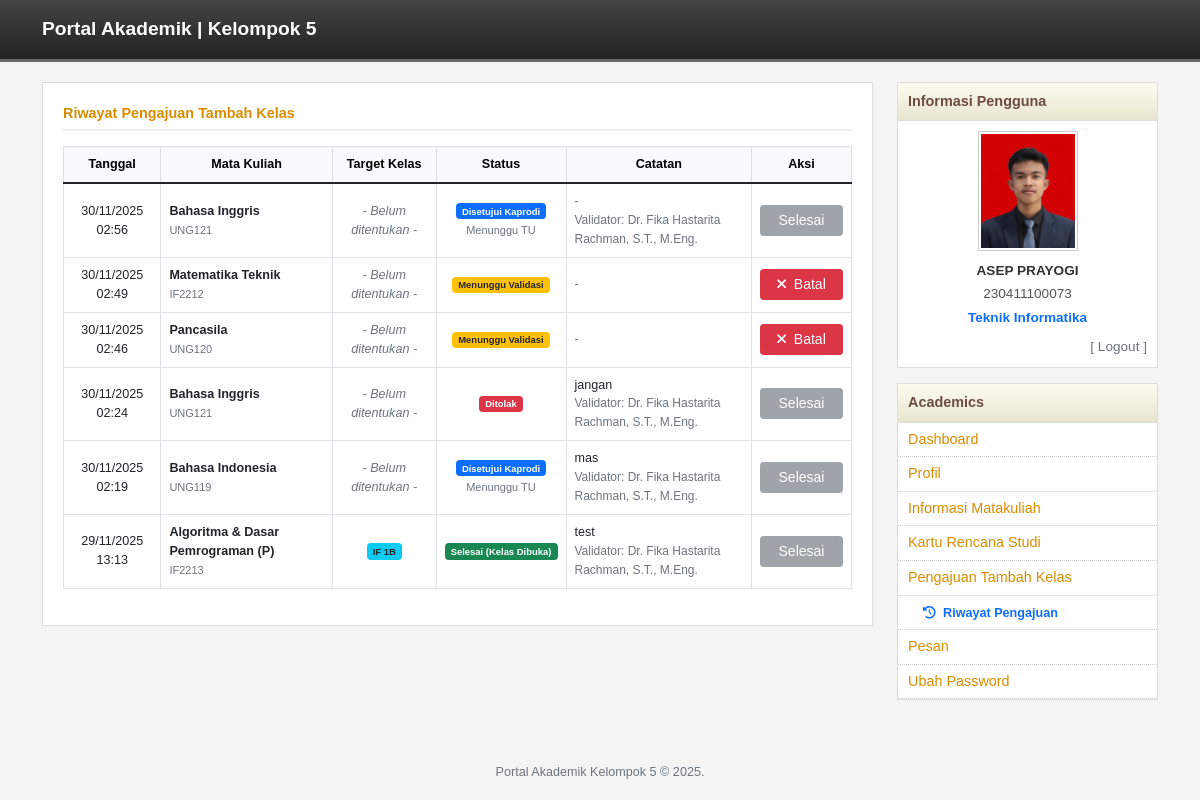
Page /mahasiswa/validasi_tambah_kelas.php (signed in) on the earlier database version.
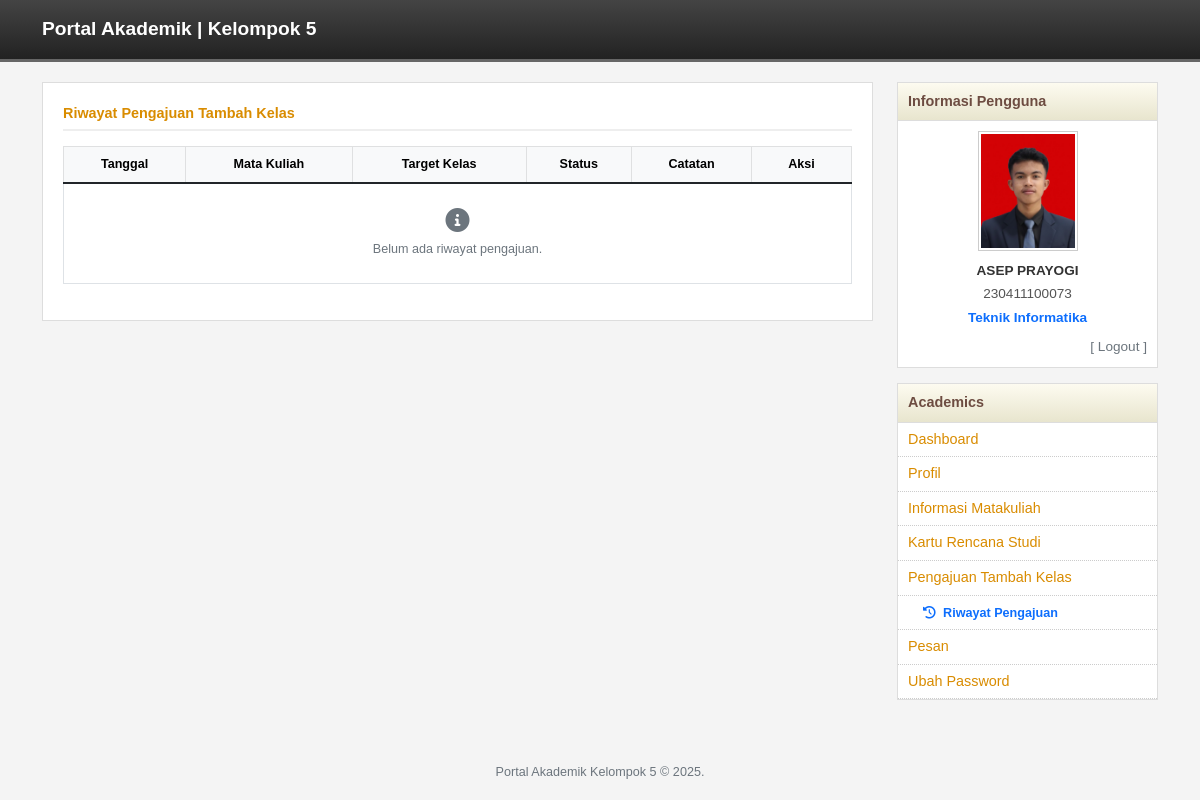
Same page on the later database version.
### tables this page shows
CREATE TABLE `pengajuan_tambah_kelas` (
  `id` int(11) NOT NULL,
  `mahasiswa_id` int(11) DEFAULT NULL,
  `mata_kuliah_id` int(11) DEFAULT NULL,
  `kelas_id` int(11) DEFAULT NULL,
  `alasan` text DEFAULT NULL,
  `status` enum('pending','approved','rejected','completed') DEFAULT 'pending',
  `tanggal_pengajuan` timestamp NULL DEFAULT current_timestamp(),
  `tanggal_validasi` timestamp NULL DEFAULT NULL,
  `validator_id` int(11) DEFAULT NULL,
  `catatan_validasi` text DEFAULT NULL,
  `created_at` timestamp NULL DEFAULT current_timestamp()
);

CREATE TABLE `mata_kuliah` (
  `id` int(11) NOT NULL,
  `kode_mk` varchar(20) NOT NULL,
  `nama_mk` varchar(100) NOT NULL,
  `sks` int(11) NOT NULL,
  `minimal_kelulusan` varchar(5) DEFAULT 'C',
  `semester` int(11) DEFAULT NULL,
  `prodi_id` int(11) DEFAULT 1,
  `sifat` enum('Wajib','Pilihan') DEFAULT 'Wajib',
  `prasyarat` varchar(255) DEFAULT NULL,
  `created_at` timestamp NULL DEFAULT current_timestamp()
);

CREATE TABLE `dosen` (
  `id` int(11) NOT NULL,
  `nidn` varchar(20) NOT NULL,
  `nama` varchar(100) NOT NULL,
  `password` varchar(255) NOT NULL,
  `email` varchar(100) DEFAULT NULL,
  `foto` varchar(255) DEFAULT NULL,
  `jabatan` enum('Dosen','Kaprodi') DEFAULT 'Dosen',
  `prodi` varchar(50) DEFAULT NULL,
  `created_at` timestamp NULL DEFAULT current_timestamp()
);

CREATE TABLE `kelas` (
  `id` int(11) NOT NULL,
  `mata_kuliah_id` int(11) DEFAULT NULL,
  `kode_kelas` varchar(10) DEFAULT NULL,
  `nama_kelas` varchar(50) DEFAULT NULL,
  `ruangan` varchar(20) DEFAULT NULL,
  `dosen_pengampu_id` int(11) DEFAULT NULL,
  `hari` enum('Senin','Selasa','Rabu','Kamis','Jumat','Sabtu') DEFAULT NULL,
  `jam_mulai` time DEFAULT NULL,
  `jam_selesai` time DEFAULT NULL,
  `kuota` int(11) DEFAULT NULL,
  `terisi` int(11) DEFAULT 0,
  `created_at` timestamp NULL DEFAULT current_timestamp()
);

CREATE TABLE `mahasiswa` (
  `id` int(11) NOT NULL,
  `nim` varchar(20) NOT NULL,
  `nama` varchar(100) NOT NULL,
  `jenis_kelamin` enum('L','P') DEFAULT NULL,
  `password` varchar(255) NOT NULL,
  `email` varchar(100) DEFAULT NULL,
  `prodi` varchar(50) DEFAULT NULL,
  `semester` int(11) DEFAULT NULL,
  `ips` decimal(3,2) DEFAULT 0.00,
  `dpa_id` int(11) DEFAULT NULL,
  `created_at` timestamp NULL DEFAULT current_timestamp(),
  `foto` varchar(255) DEFAULT NULL
);

### mahasiswa/validasi_tambah_kelas.php (the view, shortened to what this page needs)
<?php
require_once "../config/database.php";
$mahasiswa_id = $_SESSION['user']['id'];
$stmt = $pdo->prepare("
    SELECT p.*, mk.kode_mk, mk.nama_mk,
           k.nama_kelas,
           d.nama as nama_validator
    FROM pengajuan_tambah_kelas p
    JOIN mata_kuliah mk ON p.mata_kuliah_id = mk.id
    LEFT JOIN kelas k ON p.kelas_id = k.id
    LEFT JOIN dosen d ON p.validator_id = d.id
    WHERE p.mahasiswa_id = ?
    ORDER BY p.tanggal_pengajuan DESC
");
$stmt->execute([$mahasiswa_id]);
$riwayat = $stmt->fetchAll();
?>
<!DOCTYPE html>
<html lang="id">
<head>
    <link href="https://cdn.jsdelivr.net/npm/bootstrap@5.1.3/dist/css/bootstrap.min.css" rel="stylesheet">
    <link rel="stylesheet" href="https://cdnjs.cloudflare.com/ajax/libs/font-awesome/6.0.0/css/all.min.css">
    <link rel="stylesheet" href="../assets/css/style.css">
</head>
<body>
<?php include "../header.php"; ?>
<div class="container">
    <div class="row">
        <div class="col-md-9">
            <div class="content-box">
                <div class="msg-header">
                    Riwayat Pengajuan Tambah Kelas
                </div>
                <div class="table-responsive">
                    <table class="table table-hover table-bordered align-middle small">
                        <thead class="table-light text-center">
                            <tr>
                                <th>Tanggal</th>
                                <th>Mata Kuliah</th>
                                <th>Target Kelas</th>
                                <th>Status</th>
                                <th>Catatan</th>
                                <th width="100">Aksi</th>
                            </tr>
                        </thead>
                        <tbody>
                            <?php if (count($riwayat) === 0): ?>
                                <tr>
                                    <td colspan="6" class="text-center py-4 text-muted">
                                        <i class="fas fa-info-circle mb-2 d-block" style="font-size: 1.5rem;"></i>
                                        Belum ada riwayat pengajuan.
                                    </td>
                                </tr>
                            <?php endif; ?>
                            <?php foreach ($riwayat as $r): ?>
                            <tr>
                                <td class="text-center"><?= date('d/m/Y H:i', strtotime($r['tanggal_pengajuan'])) ?></td>
                                <td>
                                    <span class="fw-bold"><?= htmlspecialchars($r['nama_mk']) ?></span>
                                    <br><small class="text-muted"><?= htmlspecialchars($r['kode_mk']) ?></small>
                                </td>
                                <td class="text-center">
                                    <?php if ($r['nama_kelas']): ?>
                                        <span class="badge bg-info text-dark"><?= htmlspecialchars($r['nama_kelas']) ?></span>
                                    <?php else: ?>
                                        <span class="text-muted fst-italic">- Belum ditentukan -</span>
                                    <?php endif; ?>
                                </td>
                                <td class="text-center">
                                    <?php
                                    if ($r['status'] == 'pending') {
                                        echo '<span class="badge bg-warning text-dark">Menunggu Validasi</span>';
                                    } elseif ($r['status'] == 'approved') {
                                        echo '<span class="badge bg-primary">Disetujui Kaprodi</span><br><small class="text-muted">Menunggu TU</small>';
                                    } elseif ($r['status'] == 'completed') {
                                        echo '<span class="badge bg-success">Selesai (Kelas Dibuka)</span>';
                                    } elseif ($r['status'] == 'rejected') {
                                        echo '<span class="badge bg-danger">Ditolak</span>';
                                    }
                                    ?>
                                </td>
                                <td>
                                    <?php if ($r['catatan_validasi']): ?>
                                        <?= htmlspecialchars($r['catatan_validasi']) ?>
                                    <?php else: ?>
                                        <span class="text-muted">-</span>
                                    <?php endif; ?>
                                    <?php if ($r['nama_validator']): ?>
                                        <br><small class="text-muted" style="font-size: 0.75rem;">Validator: <?= htmlspecialchars($r['nama_validator']) ?></small>
                                    <?php endif; ?>
                                </td>
                                <td class="text-center">
                                    <?php if ($r['status'] === 'pending'): ?>
                                        <form method="POST" onsubmit="return confirm('Yakin ingin membatalkan pengajuan ini?');">
                                            <button type="submit" class="btn btn-danger btn-sm py-1 w-100">
                                                <i class="fas fa-times me-1"></i> Batal
                                            </button>
                                        </form>
                                    <?php else: ?>
                                        <button class="btn btn-secondary btn-sm w-100" disabled>Selesai</button>
                                    <?php endif; ?>
                                </td>
                            </tr>
                            <?php endforeach; ?>
                        </tbody>
                    </table>
                </div>
            </div>
        </div>
        <div class="col-md-3">
            <?php include "sidebar.php"; ?>
        </div>
    </div>
</div>
<?php include "../footer.php"; ?>
</body>
</html>

### header.php
<div class="header-portal">
    <div class="container">
        <div class="header-title d-flex align-items-center">
            <span>Portal Akademik | Kelompok 5</span>
        </div>
    </div>
</div>

### mahasiswa/sidebar.php
<?php
$currentPage = basename($_SERVER['PHP_SELF']);
if (!isset($fotoSidebarUrl)) {
    global $pdo;
    $sb_uid = $_SESSION['user']['id'] ?? 0;
    $sb_foto = null;
    if ($pdo && $sb_uid) {
        try {
            $stmtSb = $pdo->prepare("SELECT foto FROM mahasiswa WHERE id = ?");
            $stmtSb->execute([$sb_uid]);
            $sb_foto = $stmtSb->fetchColumn();
        } catch (Exception $e) {  }
    }
    $pathFisik = "assets/img/uploads/" . ($sb_foto ?? 'default.png');
    $checkPath = "../" . $pathFisik;
    if (!empty($sb_foto) && file_exists(__DIR__ . "/../" . $checkPath)) {
        $fotoSidebarUrl = "../" . $pathFisik;
    } elseif (!empty($sb_foto) && file_exists($checkPath)) {
        $fotoSidebarUrl = $checkPath;
    } else {
        $fotoSidebarUrl = "https://via.placeholder.com/100x120.png?text=FOTO";
    }
}
$sb_nama  = $_SESSION['user']['nama'] ?? 'Mahasiswa';
$sb_nim   = $_SESSION['user']['username'] ?? '-';
$sb_prodi = $_SESSION['user']['prodi'] ?? 'TEKNIK INFORMATIKA';
?>
<div class="sidebar-box">
    <div class="sidebar-header">Informasi Pengguna</div>
    <div class="sidebar-content">
        <div class="profile-img-box">
            <img src="<?= $fotoSidebarUrl ?>" alt="Foto Profil" class="profile-img">
        </div>
        <div class="profile-info">
            <div class="profile-name"><?= htmlspecialchars($sb_nama) ?></div>
            <div class="mb-1"><?= htmlspecialchars($sb_nim) ?></div>
            <div class="fw-bold text-primary"><?= htmlspecialchars($sb_prodi) ?></div>
            <div class="mt-2 text-end">
                <a href="../logout.php" class="text-secondary text-decoration-none">[ Logout ]</a>
            </div>
        </div>
    </div>
</div>
<div class="sidebar-box">
    <div class="sidebar-header">Academics</div>
    <ul class="menu-list">
        <li>
            <a href="dashboard.php" class="<?= $currentPage == 'dashboard.php' ? 'menu-active' : 'menu-default' ?>">
                Dashboard
            </a>
        </li>
        <li>
            <a href="profil.php" class="<?= $currentPage == 'profil.php' ? 'menu-active' : 'menu-default' ?>">
                Profil
            </a>
        </li>
        <li>
            <a href="informasi_matakuliah.php" class="<?= $currentPage == 'informasi_matakuliah.php' ? 'menu-active' : 'menu-default' ?>">
                Informasi Matakuliah
            </a>
        </li>
        <li>
            <a href="krs.php" class="<?= $currentPage == 'krs.php' ? 'menu-active' : 'menu-default' ?>">
                Kartu Rencana Studi
            </a>
        </li>        <li>
            <a href="tambah_kelas.php" class="<?= ($currentPage == 'tambah_kelas.php' || $currentPage == 'tambah_kelas_history.php') ? 'menu-active' : 'menu-default' ?>">
                Pengajuan Tambah Kelas
            </a>
        </li>
            <?php if($currentPage == 'tambah_kelas.php' || $currentPage == 'validasi_tambah_kelas.php'): ?>
        <li style="padding-left: 15px;">
            <a href="validasi_tambah_kelas.php" class="<?= $currentPage == 'validasi_tambah_kelas.php' ? 'fw-bold text-primary' : 'text-muted' ?>">
                <small><i class="fas fa-history me-1"></i> Riwayat Pengajuan</small>
            </a>
        </li>
        <?php endif; ?>
        <li>
            <a href="pesan.php" class="<?= $currentPage == 'pesan.php' ? 'menu-active' : 'menu-default' ?>">
                Pesan
            </a>
        </li>
        <li>
            <a href="ubah_password.php" class="<?= $currentPage == 'ubah_password.php' ? 'menu-active' : 'menu-default' ?>">
                Ubah Password
            </a>
        </li>
    </ul>
</div>

### footer.php
<div class="text-center mt-5 mb-3 text-muted small">
    Portal Akademik Kelompok 5 &copy; 2025.
</div>

### assets/css/style.css (style rules this page uses)
body { background-color: #f4f4f4; font-family: sans-serif; font-size: 0.9rem; }
.header-portal { background: linear-gradient(to bottom, #444, #222); color: white; padding: 15px; border-bottom: 3px solid #666; margin-bottom: 20px; }
.header-title { font-size: 1.2rem; font-weight: bold; display: flex; align-items: center; }
.sidebar-box { background: white; border: 1px solid #ddd; margin-bottom: 15px; }
.sidebar-header { background: linear-gradient(to bottom, #fdfbf0, #e8e5ce); padding: 8px 10px; font-weight: bold; color: #6d4c41; border-bottom: 1px solid #ddd; }
.sidebar-content { padding: 10px; }
.menu-list { list-style: none; padding: 0; margin: 0; }
.menu-list li { border-bottom: 1px dotted #ccc; }
.menu-list li a { display: block; padding: 6px 10px; text-decoration: none; transition: 0.2s; }
.menu-default { color: #d98c00; }
.profile-img-box { text-align: center; margin-bottom: 10px; }
.profile-img { width: 100px; height: 120px; object-fit: cover; border: 1px solid #ccc; padding: 2px; background: white; }
.profile-info { text-align: center; font-size: 0.85rem; color: #555; }
.profile-name { font-weight: bold; color: #333; margin-bottom: 2px; text-transform: uppercase; }
.content-box { background: white; border: 1px solid #ddd; padding: 20px; margin-bottom: 20px; }
.msg-header { font-weight: bold; color: #d98c00; margin-bottom: 15px; border-bottom: 2px solid #eee; padding-bottom: 5px; }

Differences in the rows shown:
removed pengajuan_tambah_kelas: tanggal_pengajuan "30/11/2025 02:56", mata_kuliah.nama_mk "Bahasa Inggris", mata_kuliah.kode_mk "UNG121", shows "- Belum ditentukan -", status "Disetujui Kaprodi", validator.nama "Dr. Fika Hastarita Rachman, S.T., M.Eng."
removed pengajuan_tambah_kelas: tanggal_pengajuan "30/11/2025 02:49", mata_kuliah.nama_mk "Matematika Teknik", mata_kuliah.kode_mk "IF2212", shows "- Belum ditentukan -", status "Menunggu Validasi"
removed pengajuan_tambah_kelas: tanggal_pengajuan "30/11/2025 02:46", mata_kuliah.nama_mk "Pancasila", mata_kuliah.kode_mk "UNG120", shows "- Belum ditentukan -", status "Menunggu Validasi"
removed pengajuan_tambah_kelas: tanggal_pengajuan "30/11/2025 02:24", mata_kuliah.nama_mk "Bahasa Inggris", mata_kuliah.kode_mk "UNG121", shows "- Belum ditentukan -", status "Ditolak", catatan_validasi "jangan", validator.nama "Dr. Fika Hastarita Rachman, S.T., M.Eng."
removed pengajuan_tambah_kelas: tanggal_pengajuan "30/11/2025 02:19", mata_kuliah.nama_mk "Bahasa Indonesia", mata_kuliah.kode_mk "UNG119", shows "- Belum ditentukan -", status "Disetujui Kaprodi", catatan_validasi "mas", validator.nama "Dr. Fika Hastarita Rachman, S.T., M.Eng."
removed pengajuan_tambah_kelas: tanggal_pengajuan "29/11/2025 13:13", mata_kuliah.nama_mk "Algoritma & Dasar Pemrograman (P)", mata_kuliah.kode_mk "IF2213", kelas.nama_kelas "IF 1B", status "Selesai (Kelas Dibuka)", catatan_validasi "test", validator.nama "Dr. Fika Hastarita Rachman, S.T., M.Eng."
Other differences:
text now shown: "Belum ada riwayat pengajuan."
